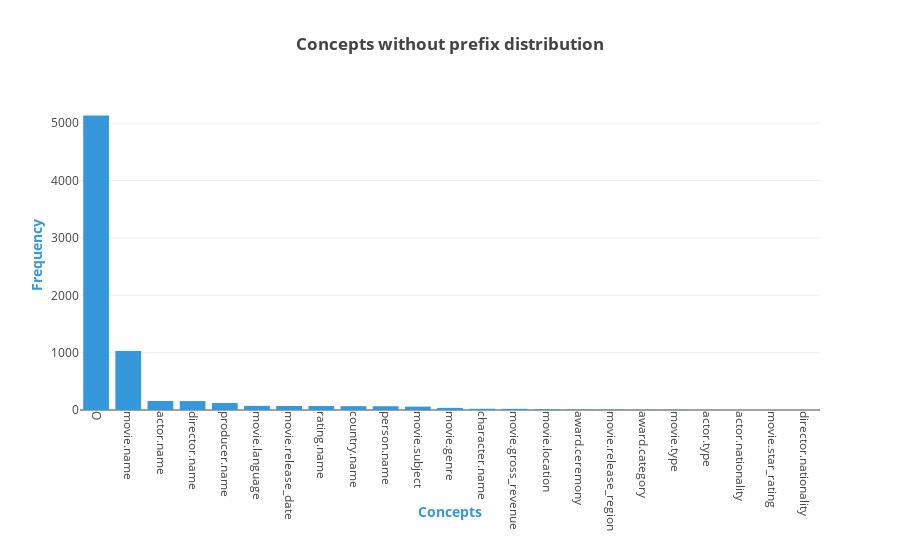

The code cell stored with this chart in its notebook:
### Code cell
X_axis = []
Y_axis = []
sorted_dict = sorted(concept_without_prefix_count_dictionary.items(), key=itemgetter(1), reverse=True)

for concept_without_prefix, concept_without_prefix_count in sorted_dict:
    if concept_without_prefix_count > 0:
        X_axis.append(concept_without_prefix)
        Y_axis.append(concept_without_prefix_count)

assert(len(X_axis) == len(Y_axis)) 

plotly.offline.iplot({
    "data": [Bar(orientation = 'v',
                 x = X_axis,
                 y = Y_axis,
                 marker = dict(color = "#3498db"))],
    "layout": Layout(title="<b>Concepts without prefix distribution</b>", 
                     xaxis=dict(title='<b>Concepts</b>', tickangle=90, dtick=1, titlefont=dict(color='#3498db')),
                     yaxis=dict(title='<b>Frequency</b>', dtick = 1000, titlefont=dict(color='#3498db')),
                     margin=Margin(b=150)
                    )
})

### Figure 1 — Plotly figure (JSON) as saved in the notebook; plotly's stock layout.template omitted (floating-point values rounded to 4 significant figures)
{"data": [{"marker": {"color": "#3498db"}, "orientation": "v", "type": "bar", "x": ["O", "movie.name", "actor.name", "director.name", "producer.name", "movie.language", "movie.release_date", "rating.name", "country.name", "person.name", "movie.subject", "movie.genre", "character.name", "movie.gross_revenue", "movie.location", "award.ceremony", "movie.release_region", "award.category", "movie.type", "actor.type", "actor.nationality", "movie.star_rating", "director.nationality"], "y": [5135, 1030, 157, 156, 121, 72, 70, 69, 67, 66, 59, 37, 21, 20, 11, 7, 6, 4, 4, 2, 1, 1, 1]}], "layout": {"margin": {"b": 150}, "title": "<b>Concepts without prefix distribution</b>", "xaxis": {"dtick": 1, "tickangle": 90, "title": "<b>Concepts</b>", "titlefont": {"color": "#3498db"}}, "yaxis": {"dtick": 1000, "title": "<b>Frequency</b>", "titlefont": {"color": "#3498db"}}}}
